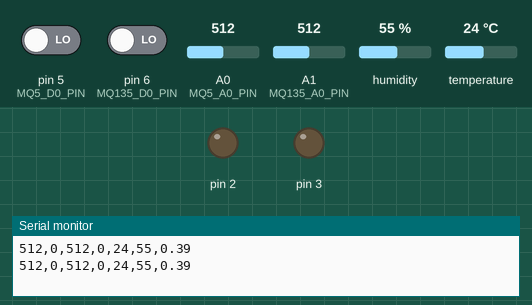
Recording of a sketch running on a simulated Arduino Uno, built with avr-gcc and run on an emulated ATmega328P. Parts: output pins drawn as LEDs (lit = HIGH), the last lines printed to the serial monitor. The inputs (shaded band) are chosen by the test bench; at power-on: humidity 55 %, pin 5 (MQ5_D0_PIN) LOW, pin 6 (MQ135_D0_PIN) LOW, A0 (MQ5_A0_PIN) = 512, A1 (MQ135_A0_PIN) = 512, temperature 24 °C.

Above: at 1.8 s.
1.9 s: humidity set to 66 %
3.4 s: humidity set to 69 %
At 4.6 s:
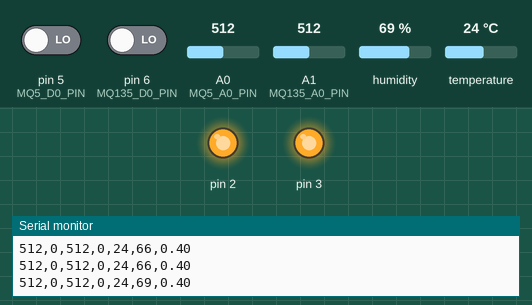
5.5 s: humidity set to 22 %
At 7.1 s:
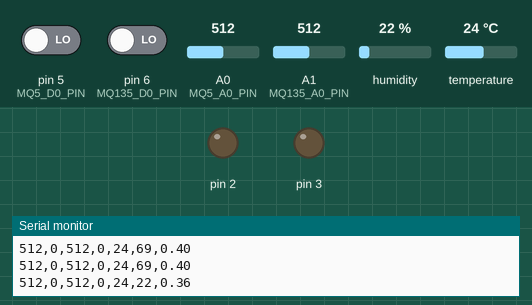
7.6 s: humidity set to 68 %
At 9.6 s:
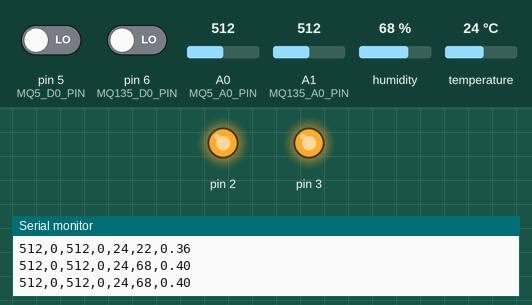
Timing chart, 0 to 10.6 s (numbered marks = the images above; inputs shaded):
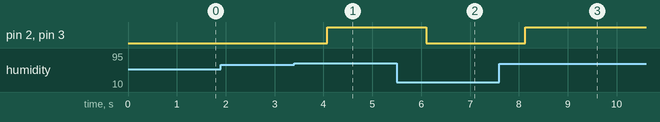

The sketch:

detection.ino
```cpp
#include <DHT.h>

#define MQ5_A0_PIN A0
#define MQ5_D0_PIN 5
#define MQ135_A0_PIN A1
#define MQ135_D0_PIN 6
#define DHT11_PIN 4

#define DHTTYPE DHT11
DHT dht(DHT11_PIN, DHTTYPE);

void setup() {
  Serial.begin(9600);

  pinMode(MQ5_D0_PIN, INPUT);
  pinMode(MQ135_D0_PIN, INPUT);
  pinMode(3,OUTPUT);
  pinMode(2,OUTPUT);

  dht.begin();
}

void loop() {

      // Read sensor values
      int x_1 = analogRead(MQ5_A0_PIN);
      int x_2 = digitalRead(MQ5_D0_PIN);
      int x_3 = analogRead(MQ135_A0_PIN);
      int x_4 = digitalRead(MQ135_D0_PIN);
      int x_5 = dht.readTemperature();
      int x_6 = dht.readHumidity();

      float y = -4.7566971426 + (0.0000294670 * x_1) + (-0.1580552106 * x_2) + (0.0012048012 * x_3) + (0.1435473991 * x_5) + (0.0040330661 * x_6);

      float p= (exp(y))/(1+(exp(y)));

      if(p>=0.40000000000){
        digitalWrite(3,HIGH);
        digitalWrite(2,HIGH);

      }else{
          digitalWrite(3,LOW);
          digitalWrite(2,LOW);
        }

      Serial.print(x_1);
      Serial.print(",");
      Serial.print(x_2);
      Serial.print(",");
      Serial.print(x_3);
      Serial.print(",");
      Serial.print(x_4);
      Serial.print(",");
      Serial.print(x_5);
      Serial.print(",");
      Serial.print(x_6);
      Serial.print(",");
      Serial.println(p);
      delay(1000);


}
```

Measured:
- the behaviour switches between 67 and 68 % on humidity (found by bisection; images 0 and 1)
- after the input at 3.4 s, pin 2, pin 3: LOW → HIGH after 0.68 s
- after the input at 5.5 s, pin 2, pin 3: HIGH → LOW after 0.60 s
- after the input at 7.6 s, pin 2, pin 3: LOW → HIGH after 0.53 s
